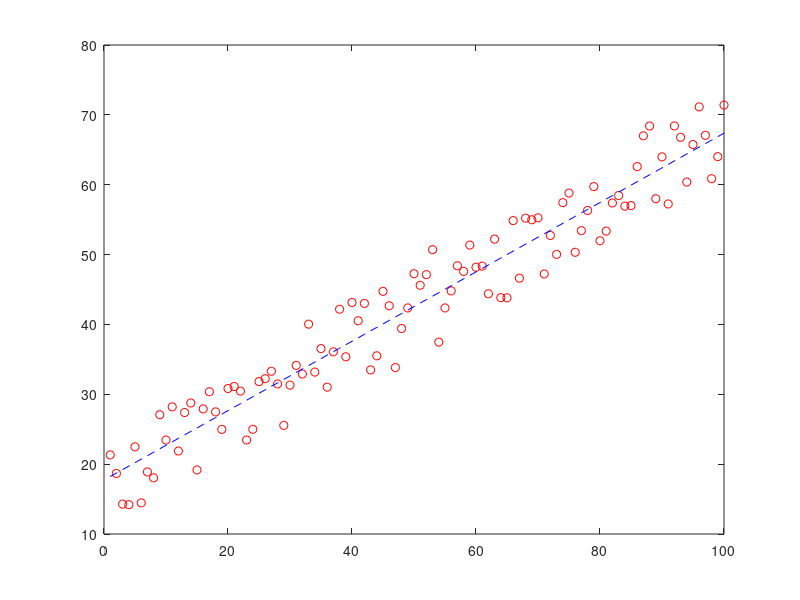

Write the MATLAB code that produced this figure. (Note: this script raises an error after producing the figure.)
x=1:100;
z=10+0.5*x;
y=(10+0.5*x)+rand(1,length(x))*std(z);
plot(x,y,'ro')
p=polyfit(x,y,1);
yp=polyval(p,x);
hold on
plot(x,yp,'b--')
xlable('x')
ylable('y')
legend('Obs.','Line fit')